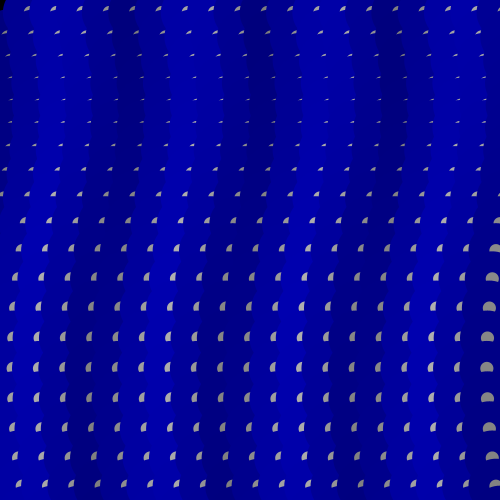
Frame 1 (no input)
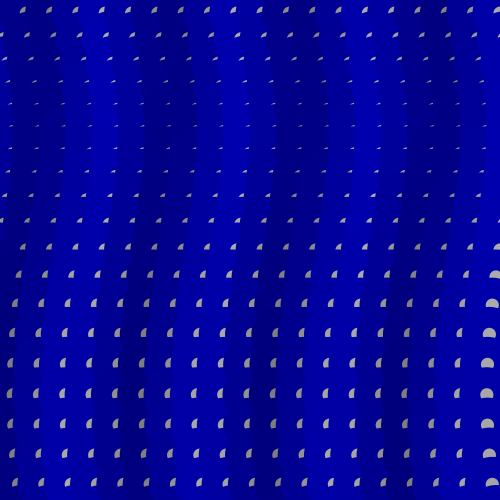
Frame 60 (the mouse pressed at the canvas centre just before this capture)
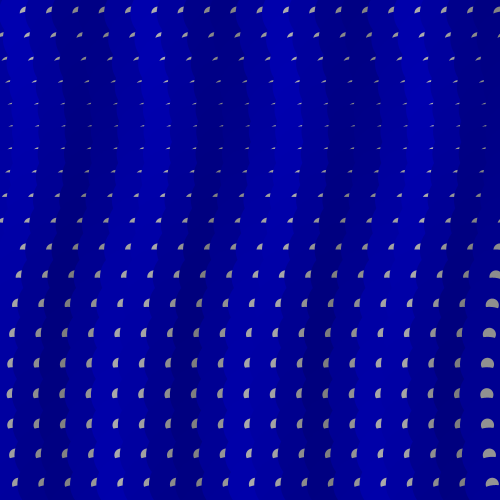
Frame 120 (the mouse held since frame 60 and released just before this capture)

The Processing sketch that drew these frames (run headless with seeded random() and noise(); from frame 60 on, the mouse is pressed at the canvas centre):

// Processing sketch: processing_151642
// ── processing_151642.pde

/*
 * Creative Coding
 * Week 2, 05 - Moving Patterns 1
 * by Indae Hwang and Jon McCormack
 * Copyright (c) 2014 Monash University
 *
 * This sketch builds on the previous sketches, drawing shapes based on the
 * current framerate. The movement of individual shapes combine to create a
 * gestalt field of motion. Use the arrow keys on your keyboard to change the
 * frame rate. 
 * 
 */

// variable used to store the current frame rate value
int frame_rate_value;
int colol1=175;
int colol2=125;
int cololm=0;

void setup() {
  size(500, 500);

  frame_rate_value = 10;
  frameRate(frame_rate_value);
  rectMode(CENTER);
  background(255);
}


void draw() {

  background(255);

  int num = 20;
  int margin = 0;
  float gutter = 0; //distance between each cell
  float cellsize = ( width - (2 * margin) - gutter * (num - 1) ) / (num - 1);

  int circleNumber = 0; // counter
  for (int i=0; i<num; i++) {
    for (int j=0; j<num; j++) {
      circleNumber = (i * num) + j; // different way to calculate the circle number from w2_04
      
      if (colol2==125  && colol1==175){
        colol2=175;
        colol1=125;
      }
      
      else if (colol1<175 && colol2==175) {
       ++colol1; 
       cololm=colol1;
      }
      else if (colol1==175 && colol2>125){
      --colol2;
      cololm=colol2;
      }
      
      
      float tx = margin + cellsize * i + gutter * i;
      float ty = margin + cellsize * j + gutter * j;

      movingCircle(tx, ty, cellsize, circleNumber);
    }
  }
} //end of draw 


void movingCircle(float x, float y, float size, int circleNum) {

  float finalAngle;
  finalAngle = frameCount + circleNum;

  //the rotating angle for each tempX and tempY postion is affected by frameRate and angle;  
  float tempX = x + (size / 2) * sin(PI / frame_rate_value * finalAngle);
  float tempY = y + (size / 2) * cos(PI / frame_rate_value * finalAngle);




  noStroke();
  fill(0, 0, cololm);
  ellipse(tempX, tempY, 55, 55);
  fill(cololm);
  ellipse(tempX, tempY, size/2, size/2);
  stroke(0);
  noFill();
  //stroke(0);
  //line(x, y, tempX, tempY);
}


/*
 * keyReleased function
 *
 * called automatically by Processing when a keyboard key is released
 */
void keyReleased() {

  // right arrow -- increase frame_rate_value
  if (keyCode == RIGHT && frame_rate_value < 60) {
    frame_rate_value++;
  }

  // left arrow -- decrease frame_rate_value
  if ( keyCode == LEFT && frame_rate_value > 1) {
    frame_rate_value--;
  }

  // set the frameRate and print current value on the screen
  frameRate(frame_rate_value);
  println("Current frame Rate is: " + frame_rate_value);
}
